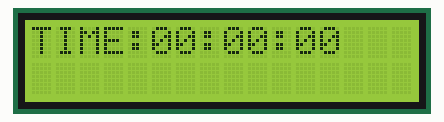
Recording of a sketch running on a simulated ESP32. Shown: 16×2 character LCD. WiFi joins after 1.5 s; servers stay silent unless stated; network time is answered at once with the bench clock; the local clock reads 2024-03-15 10:24:30 at power-on unless the sketch sets it; what the sketch prints to the serial monitor is not drawn.

Above: at 0.1 s.
At 1.7 s:
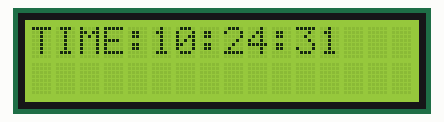
At 10.8 s:
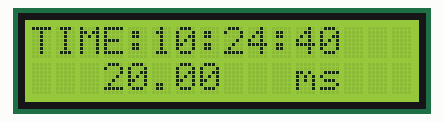
At 19.9 s:
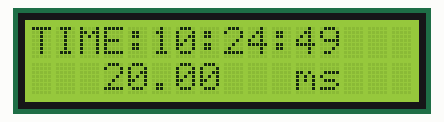
At 29.1 s:
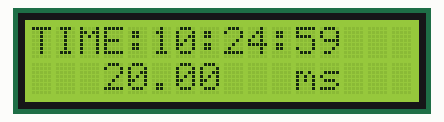
At 38.2 s:
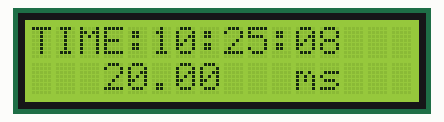

Measured:
- what the display in image 1 shows lasts 1.0 s, from 1.6 s to 2.6 s
- what the display in image 2 shows lasts 1.5 s, from 10.8 s to 12.3 s

The sketch:

online_clock.ino
```cpp
#include <WiFi.h>
#include <WiFiUdp.h>
#include <NTPClient.h>
#include <TimeLib.h>
#include <LiquidCrystal_I2C.h>
#include <ESP32Ping.h>
LiquidCrystal_I2C lcd(0x27, 16, 2);

const char *ssid     = "xxxxxxxxxx";
const char *password = "xxxxxxxxxxxx";

const char* remote_host = "google.com";

WiFiUDP ntpUDP;


NTPClient timeClient(ntpUDP, "id.pool.ntp.org", 25200, 60000);

char Time[ ] = "TIME:00:00:00";
byte last_second, second_, minute_, hour_;

void setup() {

  Serial.begin(115200);
  lcd.init();
  lcd.clear();
  lcd.backlight();
  lcd.setCursor(0, 0);
  lcd.print(Time);

  WiFi.begin(ssid, password);
  Serial.print("Connecting.");

  while ( WiFi.status() != WL_CONNECTED ) {
    delay(500);
    Serial.print(".");
  }
  Serial.println("connected");
  timeClient.begin();
}


void loop() {

  timeClient.update();
  unsigned long unix_epoch = timeClient.getEpochTime();    // Get Unix epoch time from the NTP server

  second_ = second(unix_epoch);
  if (last_second != second_) {


    minute_ = minute(unix_epoch);
    hour_   = hour(unix_epoch);


    Time[12] = second_ % 10 + 48;
    Time[11] = second_ / 10 + 48;
    Time[9]  = minute_ % 10 + 48;
    Time[8]  = minute_ / 10 + 48;
    Time[6]  = hour_   % 10 + 48;
    Time[5]  = hour_   / 10 + 48;

    lcd.setCursor(0, 0);
    lcd.print(Time);
    if(Ping.ping(remote_host)) {

    lcd.setCursor(3, 1);
    lcd.print(Ping.averageTime());
    lcd.setCursor(10, 1);
    lcd.print(" ms");

  } else {
    lcd.setCursor(3, 1);
    lcd.print("ERROR");
  }

    last_second = second_;

  }
  delay(500);
}
```
